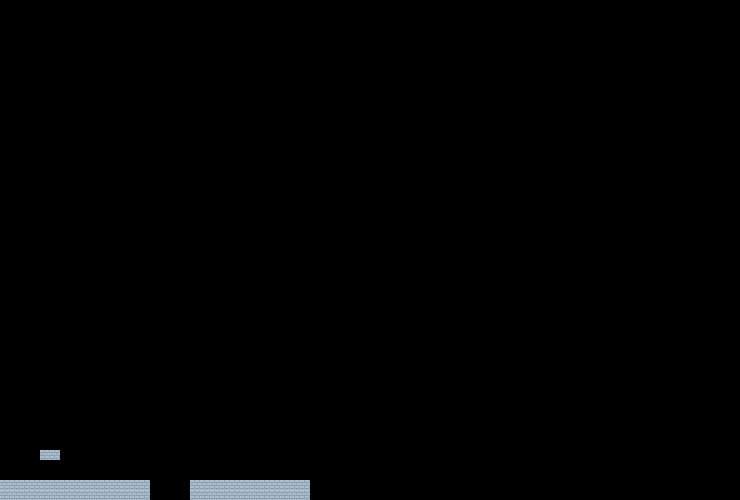

A level layout from a 2D game, rendered from its tile map. Below: a short description, then the map file with its tile-grid data intact:
An orthogonal 74x50 tile map with 10x10 px tiles, 1 tile layer (Tile Layer 1).

<map version="1.9" tiledversion="1.9.2" orientation="orthogonal" renderorder="right-down" width="74" height="50" tilewidth="10" tileheight="10" infinite="0" nextlayerid="2" nextobjectid="1">
 <tileset firstgid="1" name="wall" tilewidth="10" tileheight="10" tilecount="1" columns="1">
  <image source="wall.png" width="10" height="10" />
 </tileset>
 <layer id="1" name="Tile Layer 1" width="74" height="50">
  <data encoding="csv">
0,0,0,0,0,0,0,0,0,0,0,0,0,0,0,0,0,0,0,0,0,0,0,0,0,0,0,0,0,0,0,0,0,0,0,0,0,0,0,0,0,0,0,0,0,0,0,0,0,0,0,0,0,0,0,0,0,0,0,0,0,0,0,0,0,0,0,0,0,0,0,0,0,0,
0,0,0,0,0,0,0,0,0,0,0,0,0,0,0,0,0,0,0,0,0,0,0,0,0,0,0,0,0,0,0,0,0,0,0,0,0,0,0,0,0,0,0,0,0,0,0,0,0,0,0,0,0,0,0,0,0,0,0,0,0,0,0,0,0,0,0,0,0,0,0,0,0,0,
0,0,0,0,0,0,0,0,0,0,0,0,0,0,0,0,0,0,0,0,0,0,0,0,0,0,0,0,0,0,0,0,0,0,0,0,0,0,0,0,0,0,0,0,0,0,0,0,0,0,0,0,0,0,0,0,0,0,0,0,0,0,0,0,0,0,0,0,0,0,0,0,0,0,
0,0,0,0,0,0,0,0,0,0,0,0,0,0,0,0,0,0,0,0,0,0,0,0,0,0,0,0,0,0,0,0,0,0,0,0,0,0,0,0,0,0,0,0,0,0,0,0,0,0,0,0,0,0,0,0,0,0,0,0,0,0,0,0,0,0,0,0,0,0,0,0,0,0,
0,0,0,0,0,0,0,0,0,0,0,0,0,0,0,0,0,0,0,0,0,0,0,0,0,0,0,0,0,0,0,0,0,0,0,0,0,0,0,0,0,0,0,0,0,0,0,0,0,0,0,0,0,0,0,0,0,0,0,0,0,0,0,0,0,0,0,0,0,0,0,0,0,0,
0,0,0,0,0,0,0,0,0,0,0,0,0,0,0,0,0,0,0,0,0,0,0,0,0,0,0,0,0,0,0,0,0,0,0,0,0,0,0,0,0,0,0,0,0,0,0,0,0,0,0,0,0,0,0,0,0,0,0,0,0,0,0,0,0,0,0,0,0,0,0,0,0,0,
0,0,0,0,0,0,0,0,0,0,0,0,0,0,0,0,0,0,0,0,0,0,0,0,0,0,0,0,0,0,0,0,0,0,0,0,0,0,0,0,0,0,0,0,0,0,0,0,0,0,0,0,0,0,0,0,0,0,0,0,0,0,0,0,0,0,0,0,0,0,0,0,0,0,
0,0,0,0,0,0,0,0,0,0,0,0,0,0,0,0,0,0,0,0,0,0,0,0,0,0,0,0,0,0,0,0,0,0,0,0,0,0,0,0,0,0,0,0,0,0,0,0,0,0,0,0,0,0,0,0,0,0,0,0,0,0,0,0,0,0,0,0,0,0,0,0,0,0,
0,0,0,0,0,0,0,0,0,0,0,0,0,0,0,0,0,0,0,0,0,0,0,0,0,0,0,0,0,0,0,0,0,0,0,0,0,0,0,0,0,0,0,0,0,0,0,0,0,0,0,0,0,0,0,0,0,0,0,0,0,0,0,0,0,0,0,0,0,0,0,0,0,0,
0,0,0,0,0,0,0,0,0,0,0,0,0,0,0,0,0,0,0,0,0,0,0,0,0,0,0,0,0,0,0,0,0,0,0,0,0,0,0,0,0,0,0,0,0,0,0,0,0,0,0,0,0,0,0,0,0,0,0,0,0,0,0,0,0,0,0,0,0,0,0,0,0,0,
0,0,0,0,0,0,0,0,0,0,0,0,0,0,0,0,0,0,0,0,0,0,0,0,0,0,0,0,0,0,0,0,0,0,0,0,0,0,0,0,0,0,0,0,0,0,0,0,0,0,0,0,0,0,0,0,0,0,0,0,0,0,0,0,0,0,0,0,0,0,0,0,0,0,
0,0,0,0,0,0,0,0,0,0,0,0,0,0,0,0,0,0,0,0,0,0,0,0,0,0,0,0,0,0,0,0,0,0,0,0,0,0,0,0,0,0,0,0,0,0,0,0,0,0,0,0,0,0,0,0,0,0,0,0,0,0,0,0,0,0,0,0,0,0,0,0,0,0,
0,0,0,0,0,0,0,0,0,0,0,0,0,0,0,0,0,0,0,0,0,0,0,0,0,0,0,0,0,0,0,0,0,0,0,0,0,0,0,0,0,0,0,0,0,0,0,0,0,0,0,0,0,0,0,0,0,0,0,0,0,0,0,0,0,0,0,0,0,0,0,0,0,0,
0,0,0,0,0,0,0,0,0,0,0,0,0,0,0,0,0,0,0,0,0,0,0,0,0,0,0,0,0,0,0,0,0,0,0,0,0,0,0,0,0,0,0,0,0,0,0,0,0,0,0,0,0,0,0,0,0,0,0,0,0,0,0,0,0,0,0,0,0,0,0,0,0,0,
0,0,0,0,0,0,0,0,0,0,0,0,0,0,0,0,0,0,0,0,0,0,0,0,0,0,0,0,0,0,0,0,0,0,0,0,0,0,0,0,0,0,0,0,0,0,0,0,0,0,0,0,0,0,0,0,0,0,0,0,0,0,0,0,0,0,0,0,0,0,0,0,0,0,
0,0,0,0,0,0,0,0,0,0,0,0,0,0,0,0,0,0,0,0,0,0,0,0,0,0,0,0,0,0,0,0,0,0,0,0,0,0,0,0,0,0,0,0,0,0,0,0,0,0,0,0,0,0,0,0,0,0,0,0,0,0,0,0,0,0,0,0,0,0,0,0,0,0,
0,0,0,0,0,0,0,0,0,0,0,0,0,0,0,0,0,0,0,0,0,0,0,0,0,0,0,0,0,0,0,0,0,0,0,0,0,0,0,0,0,0,0,0,0,0,0,0,0,0,0,0,0,0,0,0,0,0,0,0,0,0,0,0,0,0,0,0,0,0,0,0,0,0,
0,0,0,0,0,0,0,0,0,0,0,0,0,0,0,0,0,0,0,0,0,0,0,0,0,0,0,0,0,0,0,0,0,0,0,0,0,0,0,0,0,0,0,0,0,0,0,0,0,0,0,0,0,0,0,0,0,0,0,0,0,0,0,0,0,0,0,0,0,0,0,0,0,0,
0,0,0,0,0,0,0,0,0,0,0,0,0,0,0,0,0,0,0,0,0,0,0,0,0,0,0,0,0,0,0,0,0,0,0,0,0,0,0,0,0,0,0,0,0,0,0,0,0,0,0,0,0,0,0,0,0,0,0,0,0,0,0,0,0,0,0,0,0,0,0,0,0,0,
0,0,0,0,0,0,0,0,0,0,0,0,0,0,0,0,0,0,0,0,0,0,0,0,0,0,0,0,0,0,0,0,0,0,0,0,0,0,0,0,0,0,0,0,0,0,0,0,0,0,0,0,0,0,0,0,0,0,0,0,0,0,0,0,0,0,0,0,0,0,0,0,0,0,
0,0,0,0,0,0,0,0,0,0,0,0,0,0,0,0,0,0,0,0,0,0,0,0,0,0,0,0,0,0,0,0,0,0,0,0,0,0,0,0,0,0,0,0,0,0,0,0,0,0,0,0,0,0,0,0,0,0,0,0,0,0,0,0,0,0,0,0,0,0,0,0,0,0,
0,0,0,0,0,0,0,0,0,0,0,0,0,0,0,0,0,0,0,0,0,0,0,0,0,0,0,0,0,0,0,0,0,0,0,0,0,0,0,0,0,0,0,0,0,0,0,0,0,0,0,0,0,0,0,0,0,0,0,0,0,0,0,0,0,0,0,0,0,0,0,0,0,0,
0,0,0,0,0,0,0,0,0,0,0,0,0,0,0,0,0,0,0,0,0,0,0,0,0,0,0,0,0,0,0,0,0,0,0,0,0,0,0,0,0,0,0,0,0,0,0,0,0,0,0,0,0,0,0,0,0,0,0,0,0,0,0,0,0,0,0,0,0,0,0,0,0,0,
0,0,0,0,0,0,0,0,0,0,0,0,0,0,0,0,0,0,0,0,0,0,0,0,0,0,0,0,0,0,0,0,0,0,0,0,0,0,0,0,0,0,0,0,0,0,0,0,0,0,0,0,0,0,0,0,0,0,0,0,0,0,0,0,0,0,0,0,0,0,0,0,0,0,
0,0,0,0,0,0,0,0,0,0,0,0,0,0,0,0,0,0,0,0,0,0,0,0,0,0,0,0,0,0,0,0,0,0,0,0,0,0,0,0,0,0,0,0,0,0,0,0,0,0,0,0,0,0,0,0,0,0,0,0,0,0,0,0,0,0,0,0,0,0,0,0,0,0,
0,0,0,0,0,0,0,0,0,0,0,0,0,0,0,0,0,0,0,0,0,0,0,0,0,0,0,0,0,0,0,0,0,0,0,0,0,0,0,0,0,0,0,0,0,0,0,0,0,0,0,0,0,0,0,0,0,0,0,0,0,0,0,0,0,0,0,0,0,0,0,0,0,0,
0,0,0,0,0,0,0,0,0,0,0,0,0,0,0,0,0,0,0,0,0,0,0,0,0,0,0,0,0,0,0,0,0,0,0,0,0,0,0,0,0,0,0,0,0,0,0,0,0,0,0,0,0,0,0,0,0,0,0,0,0,0,0,0,0,0,0,0,0,0,0,0,0,0,
0,0,0,0,0,0,0,0,0,0,0,0,0,0,0,0,0,0,0,0,0,0,0,0,0,0,0,0,0,0,0,0,0,0,0,0,0,0,0,0,0,0,0,0,0,0,0,0,0,0,0,0,0,0,0,0,0,0,0,0,0,0,0,0,0,0,0,0,0,0,0,0,0,0,
0,0,0,0,0,0,0,0,0,0,0,0,0,0,0,0,0,0,0,0,0,0,0,0,0,0,0,0,0,0,0,0,0,0,0,0,0,0,0,0,0,0,0,0,0,0,0,0,0,0,0,0,0,0,0,0,0,0,0,0,0,0,0,0,0,0,0,0,0,0,0,0,0,0,
0,0,0,0,0,0,0,0,0,0,0,0,0,0,0,0,0,0,0,0,0,0,0,0,0,0,0,0,0,0,0,0,0,0,0,0,0,0,0,0,0,0,0,0,0,0,0,0,0,0,0,0,0,0,0,0,0,0,0,0,0,0,0,0,0,0,0,0,0,0,0,0,0,0,
0,0,0,0,0,0,0,0,0,0,0,0,0,0,0,0,0,0,0,0,0,0,0,0,0,0,0,0,0,0,0,0,0,0,0,0,0,0,0,0,0,0,0,0,0,0,0,0,0,0,0,0,0,0,0,0,0,0,0,0,0,0,0,0,0,0,0,0,0,0,0,0,0,0,
0,0,0,0,0,0,0,0,0,0,0,0,0,0,0,0,0,0,0,0,0,0,0,0,0,0,0,0,0,0,0,0,0,0,0,0,0,0,0,0,0,0,0,0,0,0,0,0,0,0,0,0,0,0,0,0,0,0,0,0,0,0,0,0,0,0,0,0,0,0,0,0,0,0,
0,0,0,0,0,0,0,0,0,0,0,0,0,0,0,0,0,0,0,0,0,0,0,0,0,0,0,0,0,0,0,0,0,0,0,0,0,0,0,0,0,0,0,0,0,0,0,0,0,0,0,0,0,0,0,0,0,0,0,0,0,0,0,0,0,0,0,0,0,0,0,0,0,0,
0,0,0,0,0,0,0,0,0,0,0,0,0,0,0,0,0,0,0,0,0,0,0,0,0,0,0,0,0,0,0,0,0,0,0,0,0,0,0,0,0,0,0,0,0,0,0,0,0,0,0,0,0,0,0,0,0,0,0,0,0,0,0,0,0,0,0,0,0,0,0,0,0,0,
0,0,0,0,0,0,0,0,0,0,0,0,0,0,0,0,0,0,0,0,0,0,0,0,0,0,0,0,0,0,0,0,0,0,0,0,0,0,0,0,0,0,0,0,0,0,0,0,0,0,0,0,0,0,0,0,0,0,0,0,0,0,0,0,0,0,0,0,0,0,0,0,0,0,
0,0,0,0,0,0,0,0,0,0,0,0,0,0,0,0,0,0,0,0,0,0,0,0,0,0,0,0,0,0,0,0,0,0,0,0,0,0,0,0,0,0,0,0,0,0,0,0,0,0,0,0,0,0,0,0,0,0,0,0,0,0,0,0,0,0,0,0,0,0,0,0,0,0,
0,0,0,0,0,0,0,0,0,0,0,0,0,0,0,0,0,0,0,0,0,0,0,0,0,0,0,0,0,0,0,0,0,0,0,0,0,0,0,0,0,0,0,0,0,0,0,0,0,0,0,0,0,0,0,0,0,0,0,0,0,0,0,0,0,0,0,0,0,0,0,0,0,0,
0,0,0,0,0,0,0,0,0,0,0,0,0,0,0,0,0,0,0,0,0,0,0,0,0,0,0,0,0,0,0,0,0,0,0,0,0,0,0,0,0,0,0,0,0,0,0,0,0,0,0,0,0,0,0,0,0,0,0,0,0,0,0,0,0,0,0,0,0,0,0,0,0,0,
0,0,0,0,0,0,0,0,0,0,0,0,0,0,0,0,0,0,0,0,0,0,0,0,0,0,0,0,0,0,0,0,0,0,0,0,0,0,0,0,0,0,0,0,0,0,0,0,0,0,0,0,0,0,0,0,0,0,0,0,0,0,0,0,0,0,0,0,0,0,0,0,0,0,
0,0,0,0,0,0,0,0,0,0,0,0,0,0,0,0,0,0,0,0,0,0,0,0,0,0,0,0,0,0,0,0,0,0,0,0,0,0,0,0,0,0,0,0,0,0,0,0,0,0,0,0,0,0,0,0,0,0,0,0,0,0,0,0,0,0,0,0,0,0,0,0,0,0,
0,0,0,0,0,0,0,0,0,0,0,0,0,0,0,0,0,0,0,0,0,0,0,0,0,0,0,0,0,0,0,0,0,0,0,0,0,0,0,0,0,0,0,0,0,0,0,0,0,0,0,0,0,0,0,0,0,0,0,0,0,0,0,0,0,0,0,0,0,0,0,0,0,0,
0,0,0,0,0,0,0,0,0,0,0,0,0,0,0,0,0,0,0,0,0,0,0,0,0,0,0,0,0,0,0,0,0,0,0,0,0,0,0,0,0,0,0,0,0,0,0,0,0,0,0,0,0,0,0,0,0,0,0,0,0,0,0,0,0,0,0,0,0,0,0,0,0,0,
0,0,0,0,0,0,0,0,0,0,0,0,0,0,0,0,0,0,0,0,0,0,0,0,0,0,0,0,0,0,0,0,0,0,0,0,0,0,0,0,0,0,0,0,0,0,0,0,0,0,0,0,0,0,0,0,0,0,0,0,0,0,0,0,0,0,0,0,0,0,0,0,0,0,
0,0,0,0,0,0,0,0,0,0,0,0,0,0,0,0,0,0,0,0,0,0,0,0,0,0,0,0,0,0,0,0,0,0,0,0,0,0,0,0,0,0,0,0,0,0,0,0,0,0,0,0,0,0,0,0,0,0,0,0,0,0,0,0,0,0,0,0,0,0,0,0,0,0,
0,0,0,0,0,0,0,0,0,0,0,0,0,0,0,0,0,0,0,0,0,0,0,0,0,0,0,0,0,0,0,0,0,0,0,0,0,0,0,0,0,0,0,0,0,0,0,0,0,0,0,0,0,0,0,0,0,0,0,0,0,0,0,0,0,0,0,0,0,0,0,0,0,0,
0,0,0,0,1,1,0,0,0,0,0,0,0,0,0,0,0,0,0,0,0,0,0,0,0,0,0,0,0,0,0,0,0,0,0,0,0,0,0,0,0,0,0,0,0,0,0,0,0,0,0,0,0,0,0,0,0,0,0,0,0,0,0,0,0,0,0,0,0,0,0,0,0,0,
0,0,0,0,0,0,0,0,0,0,0,0,0,0,0,0,0,0,0,0,0,0,0,0,0,0,0,0,0,0,0,0,0,0,0,0,0,0,0,0,0,0,0,0,0,0,0,0,0,0,0,0,0,0,0,0,0,0,0,0,0,0,0,0,0,0,0,0,0,0,0,0,0,0,
0,0,0,0,0,0,0,0,0,0,0,0,0,0,0,0,0,0,0,0,0,0,0,0,0,0,0,0,0,0,0,0,0,0,0,0,0,0,0,0,0,0,0,0,0,0,0,0,0,0,0,0,0,0,0,0,0,0,0,0,0,0,0,0,0,0,0,0,0,0,0,0,0,0,
1,1,1,1,1,1,1,1,1,1,1,1,1,1,1,0,0,0,0,1,1,1,1,1,1,1,1,1,1,1,1,0,0,0,0,0,0,0,0,0,0,0,0,0,0,0,0,0,0,0,0,0,0,0,0,0,0,0,0,0,0,0,0,0,0,0,0,0,0,0,0,0,0,0,
1,1,1,1,1,1,1,1,1,1,1,1,1,1,1,0,0,0,0,1,1,1,1,1,1,1,1,1,1,1,1,0,0,0,0,0,0,0,0,0,0,0,0,0,0,0,0,0,0,0,0,0,0,0,0,0,0,0,0,0,0,0,0,0,0,0,0,0,0,0,0,0,0,0
</data>
 </layer>
</map>
